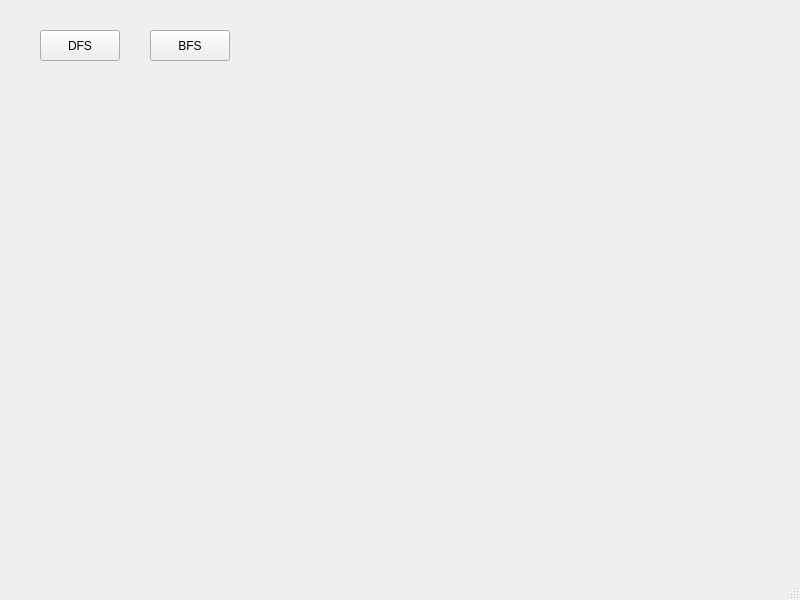
<?xml version="1.0" encoding="UTF-8"?>
<ui version="4.0">
 <class>MainWindow</class>
 <widget class="QMainWindow" name="MainWindow">
  <property name="geometry">
   <rect>
    <x>0</x>
    <y>0</y>
    <width>800</width>
    <height>600</height>
   </rect>
  </property>
  <property name="windowTitle">
   <string>MainWindow</string>
  </property>
  <widget class="QWidget" name="centralwidget">
   <widget class="QPushButton" name="dfsButton">
    <property name="geometry">
     <rect>
      <x>40</x>
      <y>30</y>
      <width>80</width>
      <height>31</height>
     </rect>
    </property>
    <property name="text">
     <string>DFS</string>
    </property>
   </widget>
   <widget class="QPushButton" name="bfsButton">
    <property name="geometry">
     <rect>
      <x>150</x>
      <y>30</y>
      <width>80</width>
      <height>31</height>
     </rect>
    </property>
    <property name="text">
     <string>BFS</string>
    </property>
   </widget>
  </widget>
  <widget class="QMenuBar" name="menubar">
   <property name="geometry">
    <rect>
     <x>0</x>
     <y>0</y>
     <width>800</width>
     <height>17</height>
    </rect>
   </property>
  </widget>
  <widget class="QStatusBar" name="statusbar"/>
 </widget>
 <resources/>
 <connections/>
</ui>
